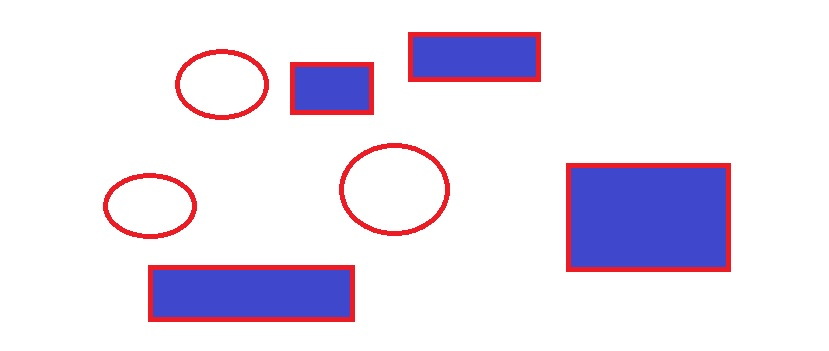
#> input picture openCV_class(cv2)/09_detector&ml/img/shape.jpg, 829 x 351 px
$ python b_od.py
#> lines starting #> are read from the running program, lines starting #| are printed output that depends on the picture; after the words box and inside, x2 and y2 are one past the last pixel; in counts of white or black regions, pixels touching at a corner belong together
import cv2

img = cv2.imread('img/shape.jpg')
#> img is the input picture: shape (351, 829, 3); mean B, G, R 240.1, 224.8, 232
gray = cv2.cvtColor(img, cv2.COLOR_BGR2GRAY)
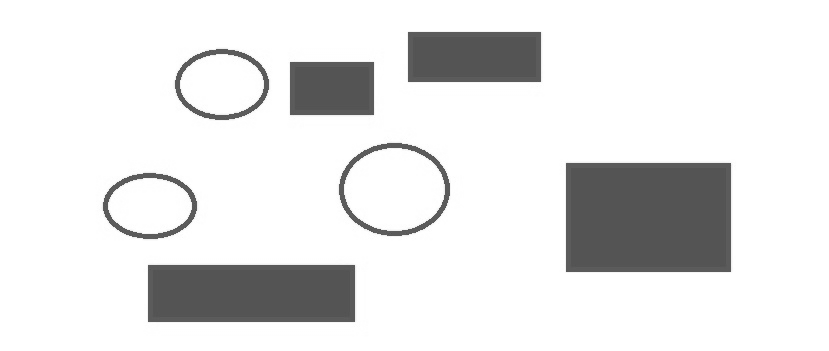
#> gray: shape (351, 829); min 82, max 255, mean 228.7
edges = cv2.Canny(gray, 50, 150)
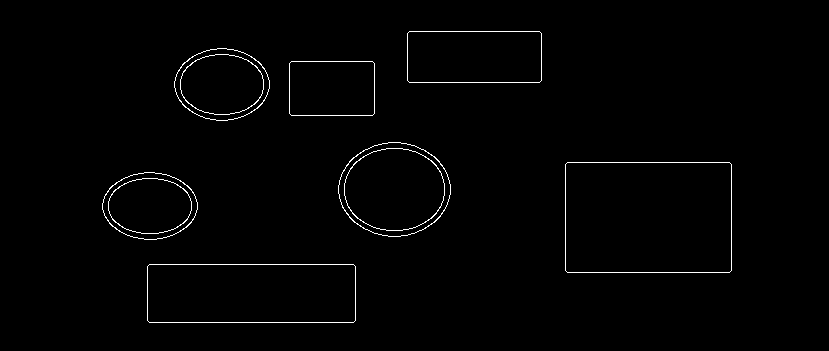
#> edges: shape (351, 829); 1.1% white in thin lines or dots, all inside (x1, y1, x2, y2) = (102, 31, 732, 323)

# 흰색 객체 외곽선 검출 ver.3.X / ver 4.X (이진이미지 바로 사용)
#findContours (대상이미지, mode 윤곽을 찾는 방법 , method : 윤곽포인트 근사화하는 방법
# mode python : cv.RETR_EXTERNAL(바깥쪽 윤곽) , cv.RETR_LIST(계층구조X), cv.RETR_CCOMP(구멍 포함) , cv.RETR_TREE
# method python : cv.CHAIN_APPROX_NONE , cv.CHAIN_APPROX_SIMPLE(수직선 , 수평선, 대각선의 세그멘테이션 압축해서 끝점만 리턴한다)
contours, _ = cv2.findContours(edges, cv2.RETR_EXTERNAL, cv2.CHAIN_APPROX_SIMPLE)
#> contours = 7 contours; box (x1, y1, x2, y2) and area: (565, 162, 732, 273) 18252, (147, 264, 356, 323) 12056, (338, 142, 451, 237) 8168, (407, 31, 542, 83) 6826, (174, 48, 270, 121) 5284, (102, 172, 198, 240) 4921, (289, 61, 375, 116) 4582

for cnt in contours:
    x, y, w, h = cv2.boundingRect(cnt)
    cv2.rectangle(img, (x, y), (x + w, y + h), (0, 255, 0), 2)
#> this loop made 7 passes
#> (x, y, w, h) on passes 1 to 7: (147, 264, 209, 59), (102, 172, 96, 68), (565, 162, 167, 111), (338, 142, 113, 95), (289, 61, 86, 55), (174, 48, 96, 73), (407, 31, 135, 52)
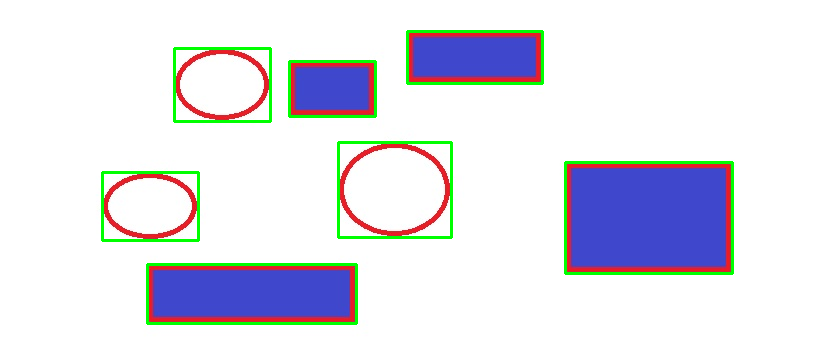
#> img: shape (351, 829, 3); 2.91% of pixels changed, all inside (x1, y1, x2, y2) = (101, 30, 734, 325)

cv2.imshow('Shape Detection', img)
cv2.waitKey(0)
cv2.destroyAllWindows()

$ run again, with openCV_class(cv2)/09_detector&ml/img/image.jpg copied over openCV_class(cv2)/09_detector&ml/img/shape.jpg
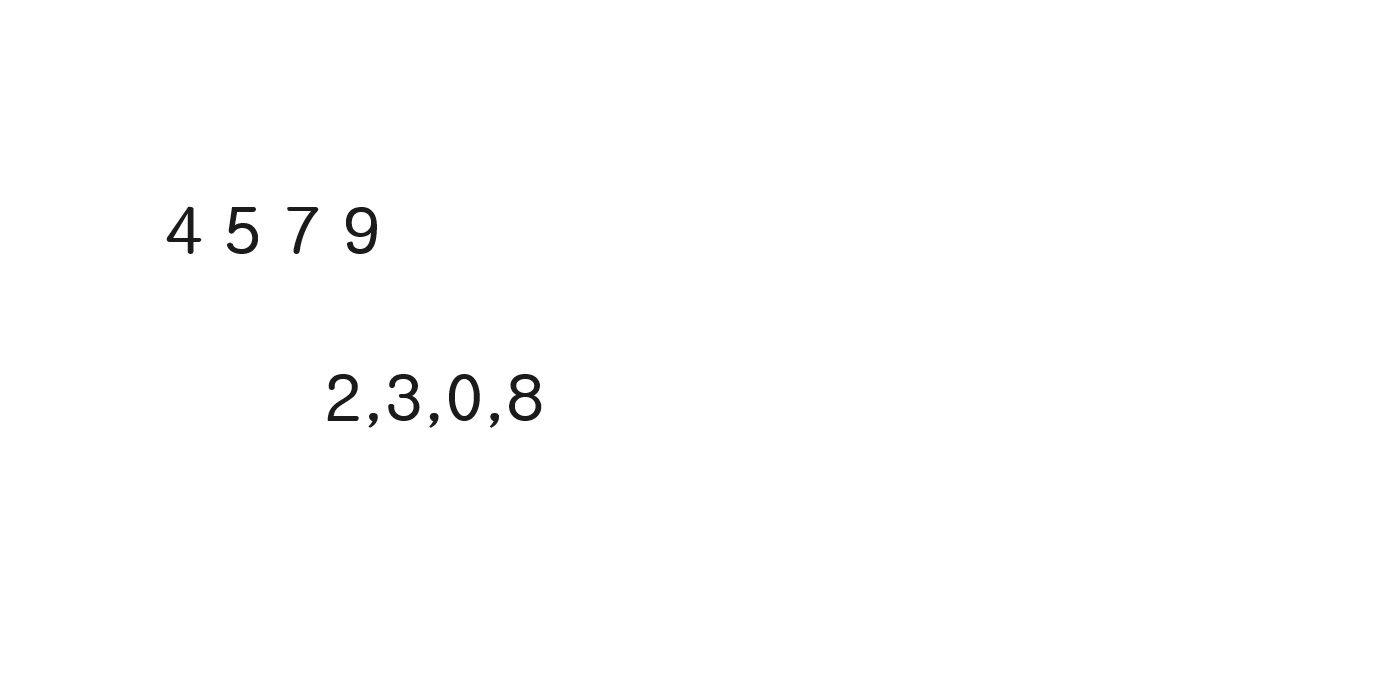
#> input picture openCV_class(cv2)/09_detector&ml/img/image.jpg, 1391 x 687 px
#> img is the input picture: shape (687, 1391, 3); min 18, max 255, mean 253.8
#> `edges = cv2.Canny(gray, 50, 150)`:
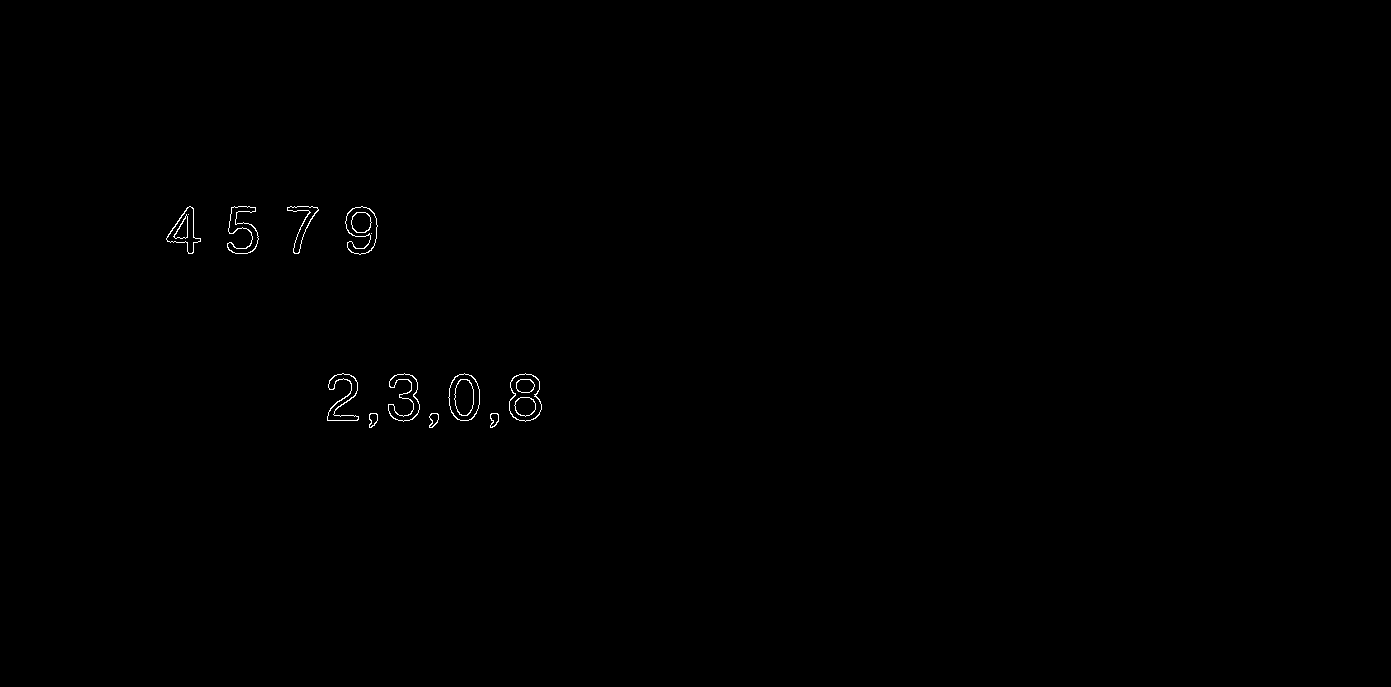
#> edges: shape (687, 1391); 0.22% white in thin lines or dots, all inside (x1, y1, x2, y2) = (166, 206, 542, 428)
#> contours = 11 contours; largest, box (x1, y1, x2, y2) and area: (509, 373, 542, 422) 1224, (448, 373, 480, 421) 1166, (345, 206, 378, 255) 998, (166, 206, 201, 254) 710, (227, 206, 259, 254) 608
#> the loop `for cnt in contours:` made 11 passes
#> (x, y, w, h) on passes 1 to 8: (490, 413, 9, 15), (429, 413, 10, 15), (369, 413, 9, 15), (509, 373, 33, 49), (448, 373, 32, 48), (388, 373, 32, 49), (327, 373, 32, 48), (345, 206, 33, 49)
#> after the loop `for cnt in contours:`:
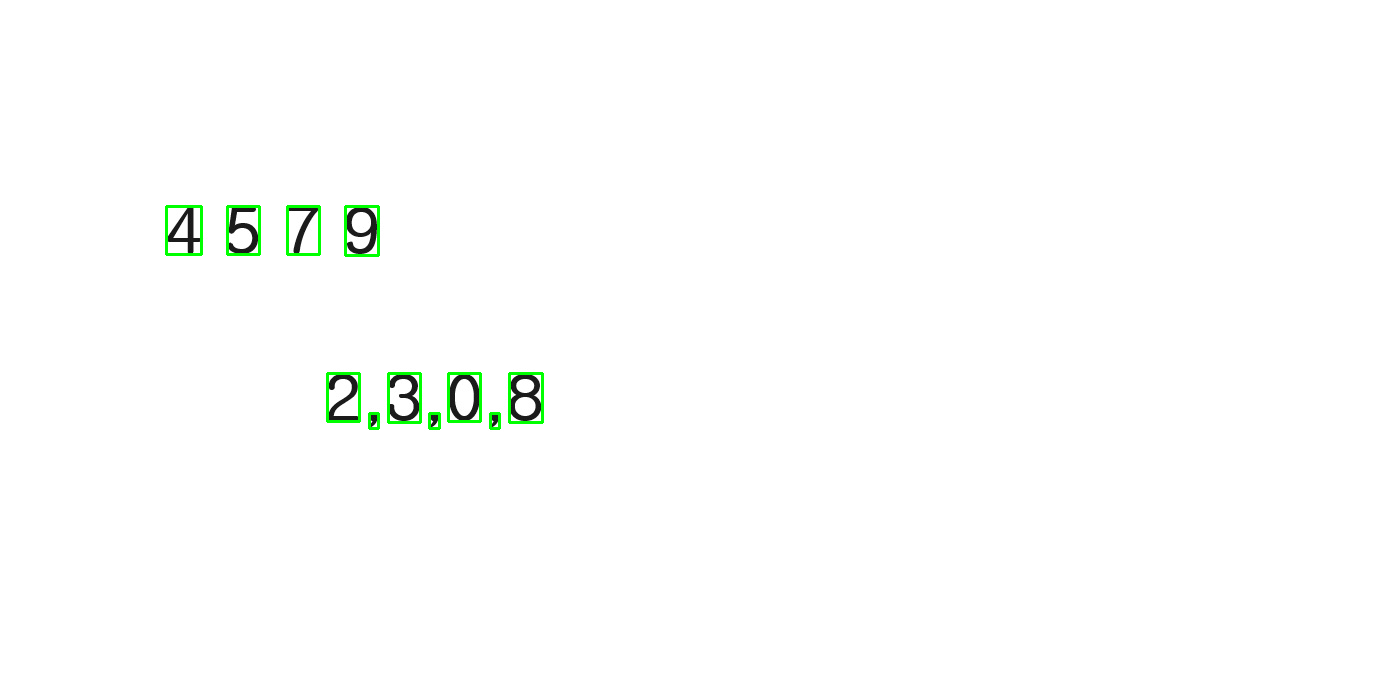
#> img: shape (687, 1391, 3); 0.45% of pixels changed, all inside (x1, y1, x2, y2) = (165, 205, 544, 430)
